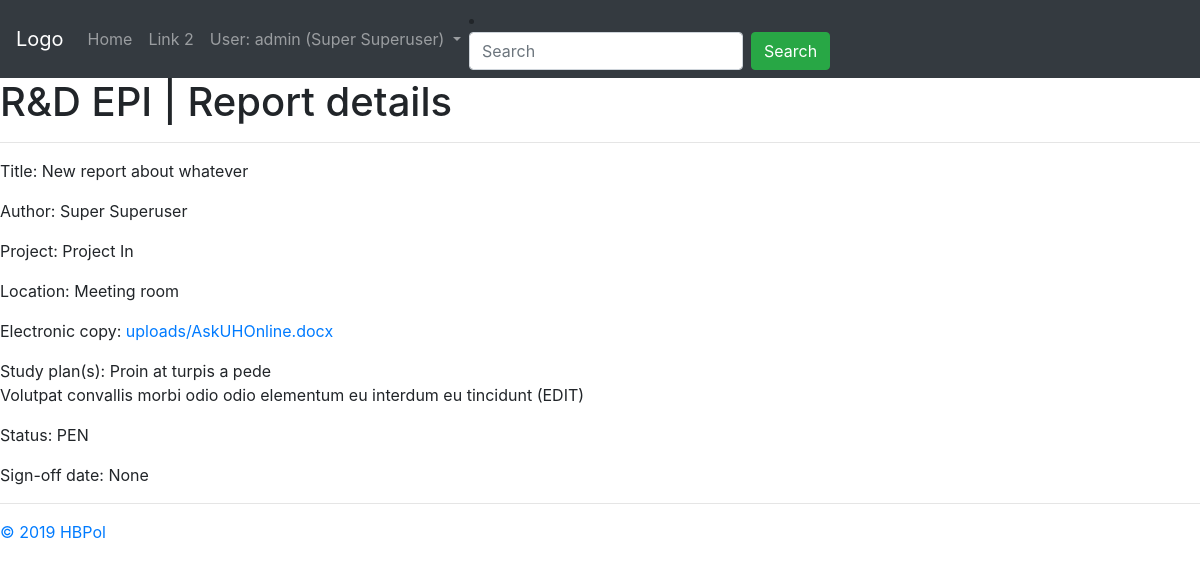
The app's page /coreapp/report/12 (signed in) with its own data.
### coreapp/models.py (models this page shows, shortened)
class User (AbstractUser):
    date_left = models.DateField(null=True, blank=True)
    def __str__(self):
        return self.get_full_name()

class Document(models.Model):
    author = models.ForeignKey(settings.AUTH_USER_MODEL, on_delete=models.SET_NULL, blank=True, null=True, verbose_name="Main author")
    project = models.ForeignKey(Project, on_delete=models.SET_NULL, blank=True, null=True, verbose_name="Associated project")
    title = models.TextField("Document title")
    location = models.ForeignKey(Location, on_delete=models.SET_NULL, blank=True, null=True, verbose_name="Hard copy location")
    document_code = models.CharField("Document code (e.g. study plan, report... )", max_length=3, choices=DOCUMENT_CODE, default='OTH')
    efile = models.FileField("Scanned copy", upload_to='uploads/', null=True, blank=True)
    class Meta:
        abstract = True

class Report(Document):
    study_plan = models.ManyToManyField(StudyPlan, verbose_name="Study plan(s)") # It is assumed each report has one study plan only (many-to-one)
    status = models.CharField("Document status", max_length=3, choices=DOCUMENT_STATUS, default='PEN')
    document_code = 'R'
    sign_date = models.DateField("Sign-off date", null=True, blank=True)

class Project(models.Model):
    name = models.CharField("Project name", max_length=128)
    leader = models.ForeignKey(settings.AUTH_USER_MODEL, on_delete=models.SET_NULL, blank=True, null=True, verbose_name="Project leader")
    prefix = models.CharField("Project code", max_length=8)
    def __str__(self):
        return self.name

class Location(models.Model):
    name = models.CharField("Room", max_length=16, null=True, blank=True)
    room_num = models.CharField("Room number", max_length=16, null=True, blank=True)
    def __str__(self):
        return self.name

class StudyPlan(Document):
    status = models.CharField("Document status", max_length=3, choices=DOCUMENT_STATUS, default='PEN')
    document_code = 'SP'
    sign_date = models.DateField("Sign-off date", null=True, blank=True)
    def __str__(self):
        return self.title

### coreapp/views.py (the view)
# urls.py: path('report/<int:id>', views.report_detail, name='report-detail'),
@login_required
def report_detail(request, id):
    report = Report.objects.get(id=id)
    context = {'report': report, 'page_title': 'R&D EPI | Report details'}
    return render(request, 'coreapp/report_detail.html', context)

### coreapp/templates/coreapp/report_detail.html
{% extends 'coreapp/base_generic.html' %}
{% block content %}
	<h1>{{ page_title }}</h1>
	<hr>
	<p>Title: {{ report.title }}</p>
	<p>Author: {{ report.author }}</p>
	<p>Project: {{ report.project }}</p>
	<p>Location: {{ report.location }}</p>
	<p>Electronic copy: <a href="{{ MEDIA_URL }}{{ report.efile }}">{{ report.efile }}</a></p>
	<p>Study plan(s): {% for studyplan in report.study_plan.all %}{{ studyplan }}<br>{% endfor %}</p>
	<p>Status: {{ report.status }}</p>
	<p>Sign-off date: {{ report.sign_date }}</p>
{% endblock %}

### coreapp/templates/coreapp/base_generic.html (shortened to what this page needs)
<!DOCTYPE html>
<html>
<head>
	<link rel="stylesheet" href="https://stackpath.bootstrapcdn.com/bootstrap/4.3.1/css/bootstrap.min.css">
</head>
<body>
	<nav class="navbar navbar-expand-sm bg-dark navbar-dark">
		<a class="navbar-brand" href="#">Logo</a>
		<ul class="navbar-nav">
			<li class="nav-item">
				<a class="nav-link" href="{% url 'home' %}">Home</a>
			</li>
			<li class="nav-item">
				<a class="nav-link" href="#">Link 2</a>
			</li>
			<li class="nav-item dropdown">
			<a class="nav-link dropdown-toggle" href="#" id="navbardrop" data-toggle="dropdown">
				{% if user.is_authenticated %}
					User: {{ user.username }} ({{ user }})
				{% endif %}
			</a>
			</li>
		</ul>
		<li class="nav-item">
			<form class="form-inline" action="">
				<input class="form-control mr-sm-2" type="text" placeholder="Search">
				<button class="btn btn-success" type="submit">Search</button>
			</form>
		</li>
	</nav>
	{% block content %}
	{% endblock %}
	{% block footer %}
	<hr>
	<a href="https://github.com/HBPol">&copy; 2019 HBPol</a>
	{% endblock %}
</body>
</html>

### records on screen
User: username "admin", first_name+last_name "Super Superuser"
Report: title "New report about whatever", author "Super Superuser", project "Project In", location "Meeting room", efile "uploads/AskUHOnline.docx", status "PEN", sign_date "None"
StudyPlan: title "Proin at turpis a pede"
StudyPlan: title "Volutpat convallis morbi odio odio elementum eu interdum eu tincidunt (EDIT)"

### other values on screen
{{ page_title }} "R&D EPI | Report details"
